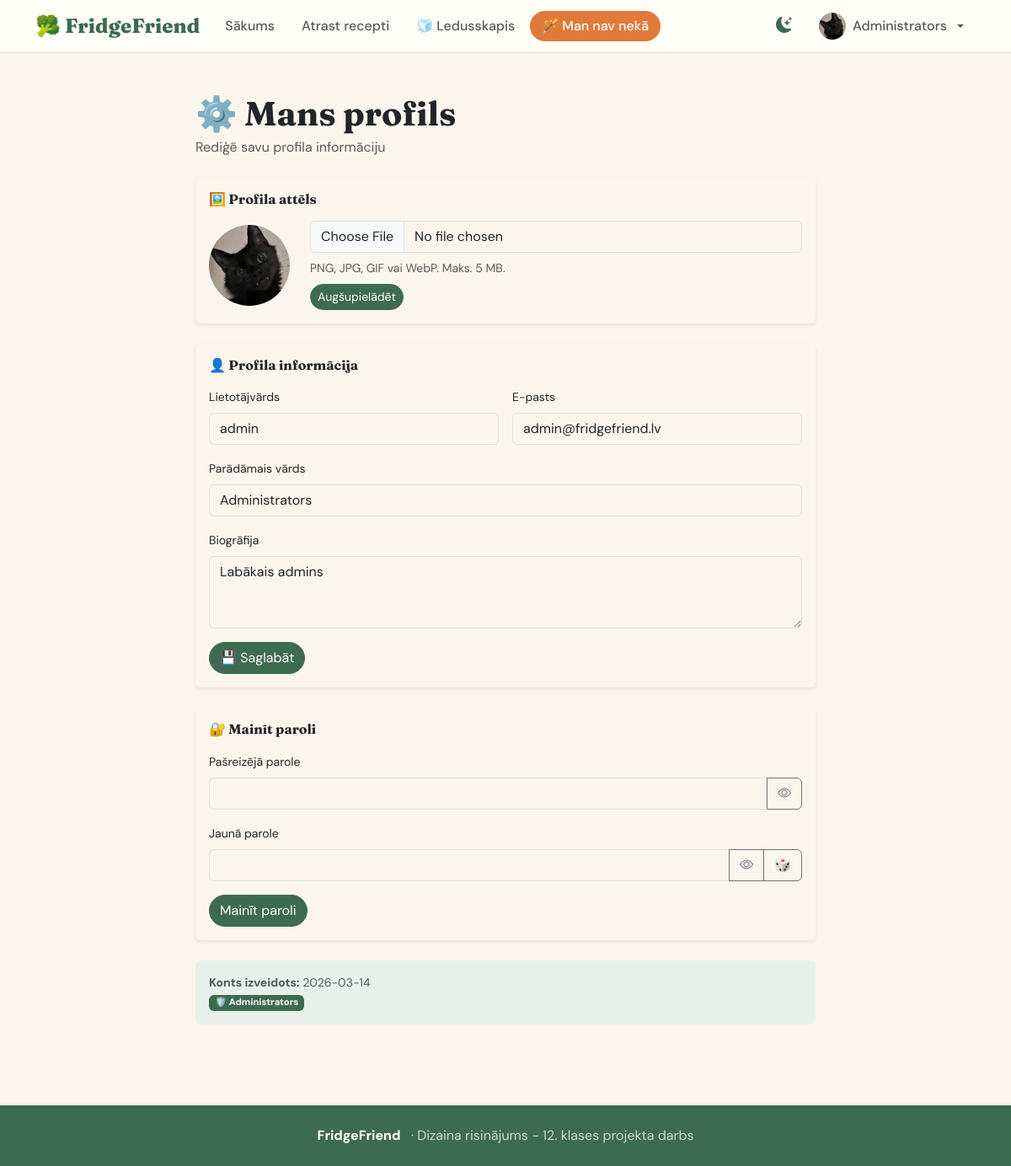
Page /profils (signed in) on the committed database.
### tables this page shows
CREATE TABLE users (
            id            INTEGER PRIMARY KEY AUTOINCREMENT,
            username      TEXT    UNIQUE NOT NULL,
            email         TEXT    UNIQUE NOT NULL,
            password_hash TEXT    NOT NULL,
            display_name  TEXT,
            bio           TEXT,
            profile_pic   TEXT,
            is_admin      INTEGER DEFAULT 0,
            created_at    TEXT    DEFAULT CURRENT_TIMESTAMP
        );

### app.py (the view, shortened to what this page needs)
@app.route('/profils', methods=['GET', 'POST'])
@login_required
def profils():
    user = get_current_user()
    return render_template('profils.html', user=user)

### app.py (called while the page is built)
def get_current_user():
    if 'user_id' in session:
        return users.get_by_id(session['user_id'])
    return None

def login_required(f):
    @wraps(f)
    def decorated(*args, **kwargs):
        if not get_current_user():
            flash('Lūdzu pieslēdzies.', 'warning')
            return redirect(url_for('login'))
        return f(*args, **kwargs)
    return decorated

@app.context_processor
def inject_user():
    return dict(current_user=get_current_user())

### models.py (called while the page is built)
    def connect(self):
        conn = sqlite3.connect(self.path)
        conn.row_factory = sqlite3.Row
        conn.execute("PRAGMA foreign_keys = ON")
        return conn

    def fetchone(self, sql, params=()):
        conn = self.connect()
        try:
            return conn.execute(sql, params).fetchone()
        finally:
            conn.close()

    def get_by_id(self, uid):
        return self.db.fetchone("SELECT * FROM users WHERE id=?", (uid,))

### templates/profils.html (shortened to what this page needs)
{% extends "base.html" %}
{% block content %}
<div class="container-xl py-5" style="max-width:760px">
  <h1 class="ff-display fw-bold mb-1">⚙️ Mans profils</h1>
  <p class="text-muted mb-4">Rediģē savu profila informāciju</p>
  <div class="row g-4">
    <div class="col-12">
      <div class="card border-0 shadow-sm">
        <div class="card-body">
          <h6 class="ff-display fw-bold mb-3">🖼️ Profila attēls</h6>
          <div class="d-flex align-items-center gap-4">
            <div class="profile-avatar-lg">
              {% if user.profile_pic %}<img src="{{ url_for('static', filename='uploads/avatars/'+user.profile_pic) }}" alt="">
              {% else %}{{ (user.display_name or user.username)[0].upper() }}{% endif %}
            </div>
            <form method="POST" enctype="multipart/form-data" class="flex-grow-1">
              <div class="mb-2"><input type="file" name="avatar" class="form-control" accept="image/*"></div>
              <div class="small text-muted mb-2">PNG, JPG, GIF vai WebP. Maks. 5 MB.</div>
              <button type="submit" class="btn btn-primary btn-sm btn-pill">Augšupielādēt</button>
            </form>
          </div>
        </div>
      </div>
    </div>
    <div class="col-12">
      <div class="card border-0 shadow-sm">
        <div class="card-body">
          <h6 class="ff-display fw-bold mb-3">👤 Profila informācija</h6>
          <form method="POST">
            <div class="row g-3">
              <div class="col-md-6">
                <label class="form-label small">Lietotājvārds</label>
                <input type="text" name="username" class="form-control" value="{{ user.username }}" required>
              </div>
              <div class="col-md-6">
                <label class="form-label small">E-pasts</label>
                <input type="email" name="email" class="form-control" value="{{ user.email }}" required>
              </div>
              <div class="col-12">
                <label class="form-label small">Parādāmais vārds</label>
                <input type="text" name="display_name" class="form-control" value="{{ user.display_name or '' }}" placeholder="Kā tu vēlies, lai tevi sauc?">
              </div>
              <div class="col-12">
                <label class="form-label small">Biogrāfija</label>
                <textarea name="bio" class="form-control" rows="3" placeholder="Pastāsti par sevi...">{{ user.bio or '' }}</textarea>
              </div>
            </div>
            <button type="submit" class="btn btn-primary btn-pill mt-3">💾 Saglabāt</button>
          </form>
        </div>
      </div>
    </div>
    <div class="col-12">
      <div class="card border-0 shadow-sm">
        <div class="card-body">
          <h6 class="ff-display fw-bold mb-3">🔐 Mainīt paroli</h6>
          <form method="POST">
            <div class="mb-3 position-relative">
              <label class="form-label small">Pašreizējā parole</label>
              <div class="input-group">
                <input type="password" name="current_password" id="curr-pw" class="form-control" required>
                <button class="btn btn-outline-secondary" type="button" onclick="togglePw('curr-pw','curr-eye')"><i id="curr-eye" class="bi bi-eye"></i></button>
              </div>
            </div>
            <div class="mb-3">
              <label class="form-label small">Jaunā parole</label>
              <div class="input-group">
                <input type="password" name="new_password" id="new-pw" class="form-control" minlength="8" required>
                <button class="btn btn-outline-secondary" type="button" onclick="togglePw('new-pw','new-eye')"><i id="new-eye" class="bi bi-eye"></i></button>
                <button class="btn btn-outline-secondary" type="button" onclick="genPw('new-pw')" title="Ģenerēt drošu paroli">🎲</button>
              </div>
            </div>
            <button type="submit" class="btn btn-primary btn-pill">Mainīt paroli</button>
          </form>
        </div>
      </div>
    </div>
    <div class="col-12">
      <div class="card border-0 ff-green-pale-card">
        <div class="card-body small text-muted">
          <strong>Konts izveidots:</strong> {{ user.created_at[:10] if user.created_at else '—' }}<br>
          {% if user.is_admin %}<span class="badge badge-official ms-0 mt-1">🛡️ Administrators</span>{% endif %}
        </div>
      </div>
    </div>
  </div>
</div>
{% endblock %}

### templates/base.html (shortened to what this page needs)
<!DOCTYPE html>
<html lang="lv" data-bs-theme="light">
<head>
  <link href="https://cdn.jsdelivr.net/npm/bootstrap@5.3.3/dist/css/bootstrap.min.css" rel="stylesheet">
  <link href="https://cdn.jsdelivr.net/npm/bootstrap-icons@1.11.3/font/bootstrap-icons.min.css" rel="stylesheet">
  <link rel="stylesheet" href="{{ url_for('static', filename='style.css') }}">
</head>
<body class="page-fade">
<nav class="navbar navbar-expand-lg sticky-top">
  <div class="container-xl">
    <a class="navbar-brand" href="{{ url_for('sakums') }}">🥦 FridgeFriend</a>
    <div class="collapse navbar-collapse" id="navMenu">
      <ul class="navbar-nav me-auto gap-1">
        <li class="nav-item">
          <a class="nav-link {% if request.endpoint=='sakums' %}active{% endif %}" href="{{ url_for('sakums') }}">Sākums</a>
        </li>
        <li class="nav-item">
          <a class="nav-link {% if request.endpoint in ['sastavdalas','receptes','recepte'] %}active{% endif %}" href="{{ url_for('sastavdalas') }}">Atrast recepti</a>
        </li>
        <li class="nav-item">
          <a class="nav-link {% if request.endpoint=='mans_ledusskapis' %}active{% endif %}" href="{{ url_for('mans_ledusskapis') }}">🧊 Ledusskapis</a>
        </li>
        <li class="nav-item">
          <a class="nav-link btn-orange {% if request.endpoint=='mann_nav' %}active{% endif %}" href="{{ url_for('mann_nav') }}">🪄 Man nav nekā</a>
        </li>
      </ul>
      <ul class="navbar-nav align-items-center gap-2">
        <li class="nav-item">
          <button id="darkToggle" title="Tumšais/gaišais režīms">
            <i class="bi bi-moon-stars-fill" id="darkIcon"></i>
          </button>
        </li>
        {% if current_user %}
        <li class="nav-item dropdown">
          <a class="nav-link dropdown-toggle d-flex align-items-center gap-2" href="#" data-bs-toggle="dropdown">
            <div class="nav-avatar">
              {% if current_user.profile_pic %}
                <img src="{{ url_for('static', filename='uploads/avatars/' + current_user.profile_pic) }}" alt="">
              {% else %}
                {{ (current_user.display_name or current_user.username)[0].upper() }}
              {% endif %}
            </div>
            <span class="d-none d-lg-inline">{{ current_user.display_name or current_user.username }}</span>
          </a>
        </li>
        {% else %}
        <li class="nav-item"><a class="nav-link" href="{{ url_for('login') }}">Pieslēgties</a></li>
        <li class="nav-item"><a class="btn btn-primary btn-sm btn-pill px-3" href="{{ url_for('register') }}">Reģistrēties</a></li>
        {% endif %}
      </ul>
    </div>
  </div>
</nav>
{% block content %}{% endblock %}
<footer class="py-4 mt-5">
  <div class="container-xl text-center">
    <strong class="text-white">FridgeFriend</strong>
    <span class="ms-2">·  Dizaina risinājums - 12. klases projekta darbs </span>
  </div>
</footer>
</body>
</html>

### static/style.css (style rules this page uses)
:root { --ff-green: #3D6B4F; --ff-green-light: #5A8C6A; --ff-green-pale: #E8F0EB; --ff-orange: #E07A3A; --ff-orange-pale: #FEF0E6; --ff-cream: #FAF6EE; --ff-border: #E8E0D5; --bs-primary: #3D6B4F; --bs-primary-rgb: 61,107,79; --bs-body-font-family: 'DM Sans', sans-serif; --bs-body-bg: #FAF6EE; }
.ff-display { font-family: 'Fraunces', serif; }
.navbar-brand { font-family: 'Fraunces', serif; font-size: 1.5rem; font-weight: 800; color: var(--ff-green) !important; }
.navbar { background: #fffdf7; border-bottom: 1.5px solid var(--ff-border); }
.nav-link { font-weight: 500; border-radius: 50px; padding: 6px 14px !important; transition: all .15s; }
.nav-link.btn-orange { background: var(--ff-orange); color: #fff !important; border-radius: 50px; }
.btn-primary { background: var(--ff-green); border-color: var(--ff-green); }
.btn-orange { background: var(--ff-orange); border-color: var(--ff-orange); color: #fff; }
.btn-pill { border-radius: 50px !important; }
.profile-avatar-lg { width: 96px; height: 96px; border-radius: 50%; background: var(--ff-green); color: #fff; font-weight: 800; font-size: 2rem; display: flex; align-items: center; justify-content: center; overflow: hidden; }
.profile-avatar-lg img { width: 100%; height: 100%; object-fit: cover; }
.badge-official { background: var(--ff-green); color: #fff; font-size: .7rem; }
#darkToggle { cursor: pointer; font-size: 1.2rem; background: none; border: none; color: var(--ff-green); padding: 6px 10px; border-radius: 50px; }
footer { background: var(--ff-green); color: rgba(255,255,255,.75); }
.page-fade { animation: pageFade .3s ease; }
.nav-avatar { width: 32px; height: 32px; border-radius: 50%; background: var(--ff-green); color: #fff; font-weight: 700; font-size: .8rem; display: inline-flex; align-items: center; justify-content: center; overflow: hidden; }
.nav-avatar img { width: 100%; height: 100%; object-fit: cover; }
.ff-green-pale-card { background: var(--ff-green-pale); }

### rows in the picture
users: profile_pic (picture), display_name "Administrators", username "admin", email "admin@fridgefriend.lv", bio "Labākais admins", created_at "2026-03-14"
